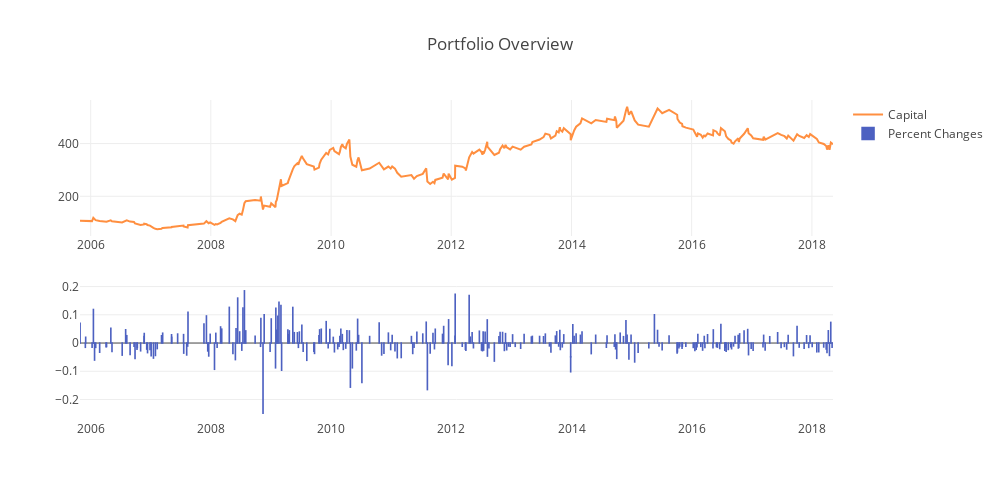
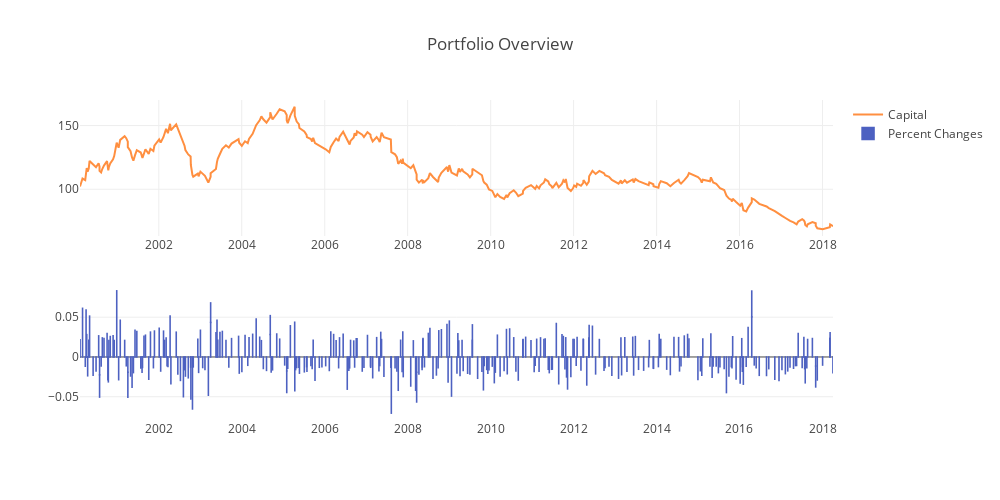
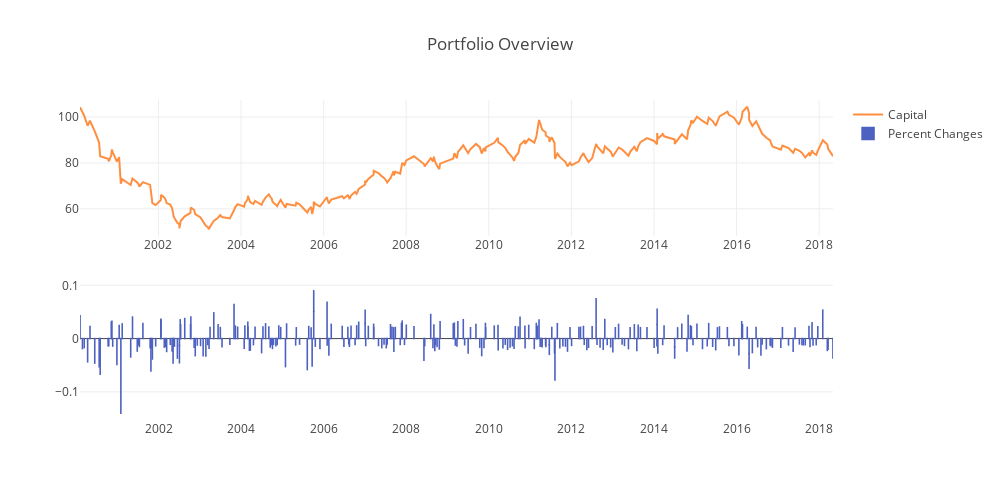
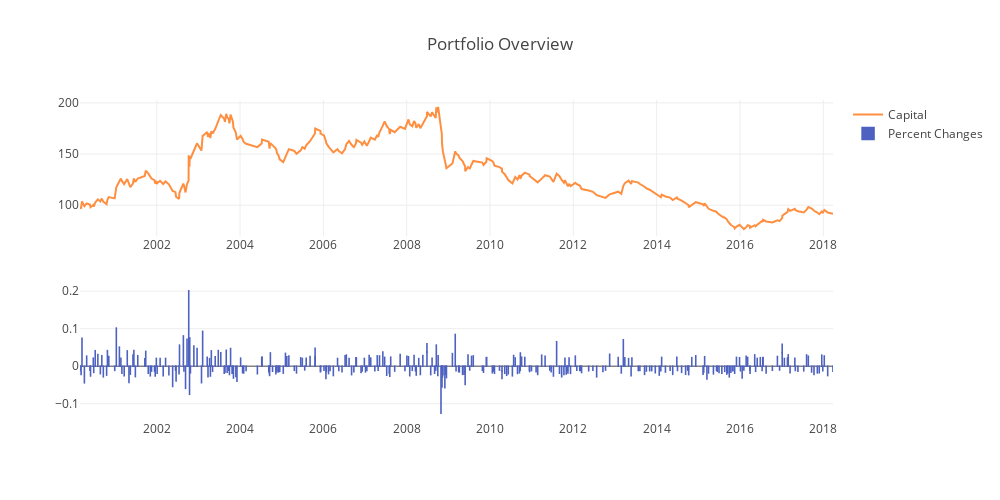

Notebook code cell kept with these figures, in order:
### Code cell
for i in universe:
    stock_stats = stock_figures(i)
    stock_metrics[i]= stock_stats

### Figure 1 — Plotly figure (JSON) as saved in the notebook; plotly's stock layout.template omitted (floating-point values rounded to 4 significant figures; data arrays with more than 128 entries replaced by an {"elided": "..."} marker saying what was removed)
{"data": [{"line": {"color": "#ff8f40"}, "name": "Capital", "type": "scatter", "x": {"elided": "278 str values"}, "xaxis": "x1", "y": {"elided": "278 float values"}, "yaxis": "y1"}, {"marker": {"color": "#4d61c1", "line": {"color": "#4d61c1", "width": 1.5}}, "name": "Percent Changes", "type": "bar", "x": {"elided": "278 str values"}, "xaxis": "x2", "y": {"elided": "278 float values"}, "yaxis": "y2"}], "layout": {"height": 500, "title": "Portfolio Overview", "width": 1000, "xaxis1": {"anchor": "y1", "domain": [0, 1]}, "xaxis2": {"anchor": "y2", "domain": [0, 1]}, "yaxis1": {"anchor": "x1", "domain": [0.575, 1]}, "yaxis2": {"anchor": "x2", "domain": [0, 0.425]}}}

### Figure 2 — Plotly figure (JSON) as saved in the notebook; plotly's stock layout.template omitted (floating-point values rounded to 4 significant figures; data arrays with more than 128 entries replaced by an {"elided": "..."} marker saying what was removed)
{"data": [{"line": {"color": "#ff8f40"}, "name": "Capital", "type": "scatter", "x": {"elided": "329 str values"}, "xaxis": "x1", "y": {"elided": "329 float values"}, "yaxis": "y1"}, {"marker": {"color": "#4d61c1", "line": {"color": "#4d61c1", "width": 1.5}}, "name": "Percent Changes", "type": "bar", "x": {"elided": "329 str values"}, "xaxis": "x2", "y": {"elided": "329 float values"}, "yaxis": "y2"}], "layout": {"height": 500, "title": "Portfolio Overview", "width": 1000, "xaxis1": {"anchor": "y1", "domain": [0, 1]}, "xaxis2": {"anchor": "y2", "domain": [0, 1]}, "yaxis1": {"anchor": "x1", "domain": [0.575, 1]}, "yaxis2": {"anchor": "x2", "domain": [0, 0.425]}}}

### Figure 3 — Plotly figure (JSON) as saved in the notebook; plotly's stock layout.template omitted (floating-point values rounded to 4 significant figures; data arrays with more than 128 entries replaced by an {"elided": "..."} marker saying what was removed)
{"data": [{"line": {"color": "#ff8f40"}, "name": "Capital", "type": "scatter", "x": {"elided": "280 str values"}, "xaxis": "x1", "y": {"elided": "280 float values"}, "yaxis": "y1"}, {"marker": {"color": "#4d61c1", "line": {"color": "#4d61c1", "width": 1.5}}, "name": "Percent Changes", "type": "bar", "x": {"elided": "280 str values"}, "xaxis": "x2", "y": {"elided": "280 float values"}, "yaxis": "y2"}], "layout": {"height": 500, "title": "Portfolio Overview", "width": 1000, "xaxis1": {"anchor": "y1", "domain": [0, 1]}, "xaxis2": {"anchor": "y2", "domain": [0, 1]}, "yaxis1": {"anchor": "x1", "domain": [0.575, 1]}, "yaxis2": {"anchor": "x2", "domain": [0, 0.425]}}}

### Figure 4 — Plotly figure (JSON) as saved in the notebook; plotly's stock layout.template omitted (floating-point values rounded to 4 significant figures; data arrays with more than 128 entries replaced by an {"elided": "..."} marker saying what was removed)
{"data": [{"line": {"color": "#ff8f40"}, "name": "Capital", "type": "scatter", "x": {"elided": "332 str values"}, "xaxis": "x1", "y": {"elided": "332 float values"}, "yaxis": "y1"}, {"marker": {"color": "#4d61c1", "line": {"color": "#4d61c1", "width": 1.5}}, "name": "Percent Changes", "type": "bar", "x": {"elided": "332 str values"}, "xaxis": "x2", "y": {"elided": "332 float values"}, "yaxis": "y2"}], "layout": {"height": 500, "title": "Portfolio Overview", "width": 1000, "xaxis1": {"anchor": "y1", "domain": [0, 1]}, "xaxis2": {"anchor": "y2", "domain": [0, 1]}, "yaxis1": {"anchor": "x1", "domain": [0.575, 1]}, "yaxis2": {"anchor": "x2", "domain": [0, 0.425]}}}
